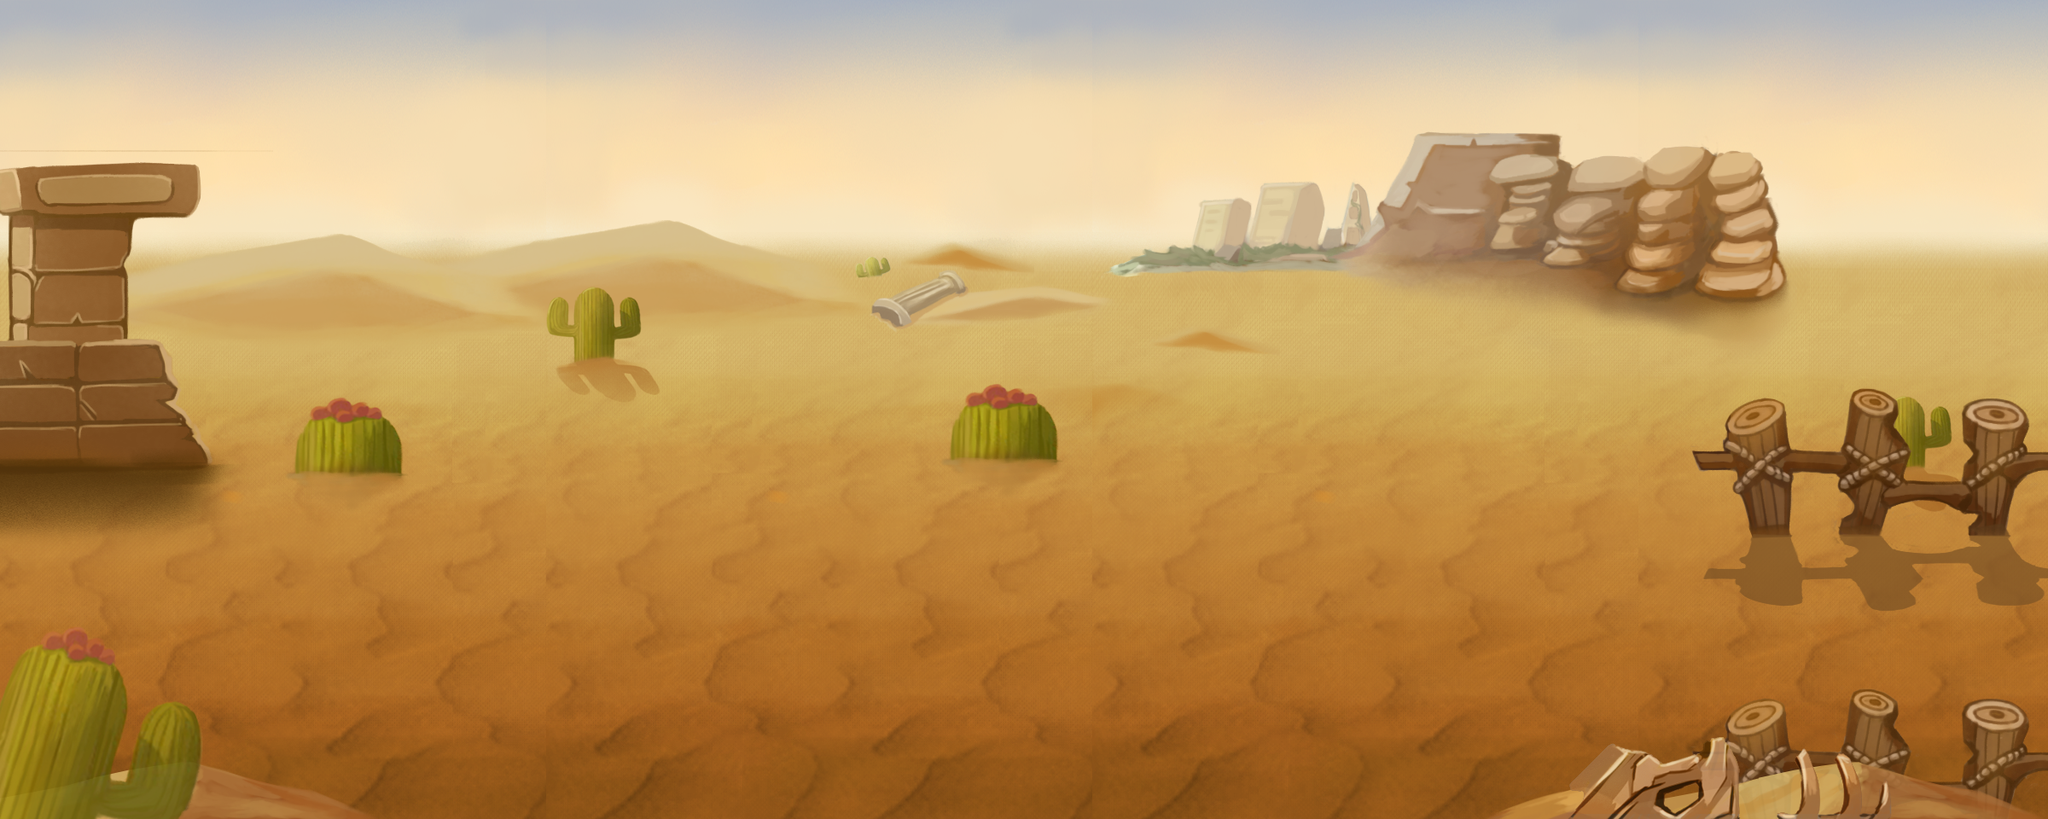

Rendered tile map (Tiled .tmx) drawn with the repository's tilesets; below, a short description and the map source with its tile grids summarised:
An orthogonal 75x60 tile map with 32x16 px tiles, 12 tile layers (far, far1, far2, far3, ...), 3 tilesets and 9 objects (born1, guai1-1, guai2-2, guai2-1, guai3-2, ...).

<map version="1.0" orientation="orthogonal" width="75" height="60" tilewidth="32" tileheight="16">
 <tileset firstgid="1" name="jinjing1" tilewidth="32" tileheight="16">
  <image source="jinjing1.png" width="2281" height="1116" />
 </tileset>
 <tileset firstgid="4900" name="yuanjing1" tilewidth="32" tileheight="16">
  <image source="yuanjing1.png" width="1260" height="1328" />
 </tileset>
 <tileset firstgid="8137" name="meta1" tilewidth="32" tileheight="16">
  <image source="meta1.png" width="320" height="16" />
  <tile id="0">
   <properties>
    <property name="block" value="" />
   </properties>
  </tile>
 </tileset>
 <layer name="far" width="75" height="60">
  <properties>
   <property name="XSpeed" value="0.5" />
   <property name="YSpeed" value="0.8" />
   <property name="ZOrder" value="-1" />
  </properties>
  <data>[4500 cells, 1650 non-empty, 440 distinct tile ids]</data>
 </layer>
 <layer name="far1" width="75" height="60">
  <properties>
   <property name="XSpeed" value="0.5" />
   <property name="YSpeed" value="0.8" />
   <property name="ZOrder" value="-1" />
  </properties>
  <data>[4500 cells, 2025 non-empty, 540 distinct tile ids]</data>
 </layer>
 <layer name="far2" width="75" height="60">
  <properties>
   <property name="XSpeed" value="0.5" />
   <property name="YSpeed" value="0.8" />
   <property name="ZOrder" value="-1" />
  </properties>
  <data>[4500 cells, 392 non-empty, 392 distinct tile ids]</data>
 </layer>
 <layer name="far3" width="75" height="60">
  <properties>
   <property name="XSpeed" value="0.5" />
   <property name="YSpeed" value="0.8" />
   <property name="ZOrder" value="-1" />
  </properties>
  <data>[4500 cells, 905 non-empty, 905 distinct tile ids]</data>
 </layer>
 <layer name="far4" width="75" height="60">
  <properties>
   <property name="XSpeed" value="0.5" />
   <property name="YSpeed" value="0.8" />
   <property name="ZOrder" value="-1" />
  </properties>
  <data>[4500 cells, 108 non-empty, 108 distinct tile ids]</data>
 </layer>
 <layer name="ground" width="75" height="60">
  <properties>
   <property name="XSpeed" value="1" />
   <property name="YSpeed" value="1" />
   <property name="ZOrder" value="0" />
   <property name="id" value="9" />
  </properties>
  <data>[4500 cells, 2625 non-empty, 700 distinct tile ids]</data>
 </layer>
 <layer name="ground1" width="75" height="60">
  <properties>
   <property name="XSpeed" value="1" />
   <property name="YSpeed" value="1" />
   <property name="ZOrder" value="0" />
   <property name="id" value="9" />
  </properties>
  <data>[4500 cells, 300 non-empty, 300 distinct tile ids]</data>
 </layer>
 <layer name="ground3" width="75" height="60">
  <properties>
   <property name="XSpeed" value="1" />
   <property name="YSpeed" value="1" />
   <property name="ZOrder" value="0" />
   <property name="id" value="9" />
  </properties>
  <data>[4500 cells, 186 non-empty, 126 distinct tile ids]</data>
 </layer>
 <layer name="ground2" width="75" height="60">
  <properties>
   <property name="XSpeed" value="1" />
   <property name="YSpeed" value="1" />
   <property name="ZOrder" value="0" />
   <property name="id" value="9" />
  </properties>
  <data>[4500 cells, 406 non-empty, 266 distinct tile ids]</data>
 </layer>
 <layer name="near" width="75" height="60" opacity="0.84">
  <properties>
   <property name="XSpeed" value="1" />
   <property name="YSpeed" value="1" />
   <property name="ZOrder" value="1" />
  </properties>
  <data>[4500 cells, 216 non-empty, 132 distinct tile ids]</data>
 </layer>
 <layer name="near1" width="75" height="60" opacity="0.84">
  <properties>
   <property name="XSpeed" value="1" />
   <property name="YSpeed" value="1" />
   <property name="ZOrder" value="1" />
  </properties>
  <data>[4500 cells, 198 non-empty, 198 distinct tile ids]</data>
 </layer>
 <layer name="block" width="75" height="60" opacity="0">
  <data>[4500 cells, 2757 non-empty, 1 distinct tile ids]</data>
 </layer>
 <objectgroup name="born" width="0" height="0">
  <object name="born1" x="264" y="642" width="44" height="34" />
  <object name="guai1-1" x="244" y="782" width="42" height="42" />
  <object name="guai2-2" x="710" y="630" width="42" height="34" />
  <object name="guai2-1" x="722" y="756" width="52" height="42" />
  <object name="guai3-2" x="1188" y="642" width="42" height="34" />
  <object name="guai3-1" x="1202" y="760" width="42" height="34" />
  <object name="guai4-2" x="1892" y="774" width="42" height="34" />
  <object name="boss" x="1914" y="676" width="42" height="34" />
  <object name="guai4-1" x="1746" y="790" width="42" height="34" />
 </objectgroup>
</map>
